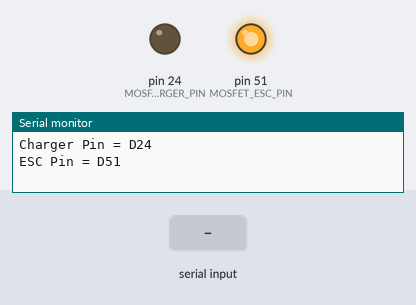
Simulated run of this sketch. Board: Arduino Mega 2560, built with avr-gcc and run on an emulated ATmega2560. On the bench: output pins drawn as LEDs (lit = HIGH), the last lines printed to the serial monitor. The inputs (shaded band) are chosen by the test bench.

Above: at 1.2 s.
1.3 s: "on\n" received over Serial
At 2.2 s:
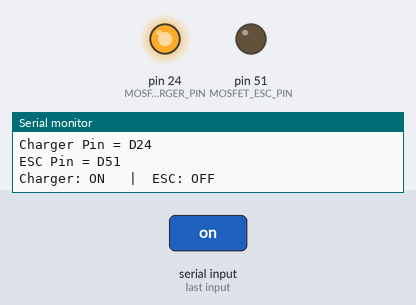
2.8 s: "off\n" received over Serial
At 3.3 s:
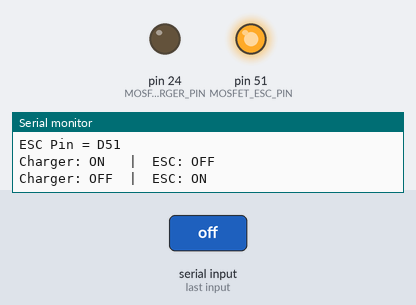
Timing chart, 0 to 5.8 s (numbered marks = the images above; inputs shaded):
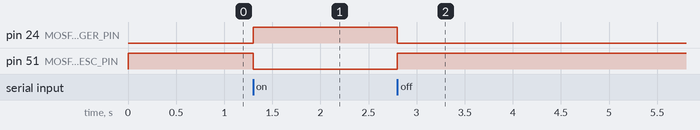

Measured:
- after the input at 1.3 s, pin 24 (MOSFET_CHARGER_PIN): LOW → HIGH at once; pin 51 (MOSFET_ESC_PIN): HIGH → LOW at once
- after the input at 2.8 s, pin 24 (MOSFET_CHARGER_PIN): HIGH → LOW at once; pin 51 (MOSFET_ESC_PIN): LOW → HIGH at once

The sketch:

sitl_two_pins.ino
```cpp
/*
  Dual MOSFET Control Test (Arduino GIGA R1 WiFi)
  ------------------------------------------------
  D6 -> Charger MOSFET (Active HIGH)
  D7 -> ESC Power MOSFET (Active HIGH)

  Rules:
   - ESC stays ON normally.
   - When charger MOSFET (D6) turns ON, ESC MOSFET (D7) turns OFF automatically.
   - Type "on" or "off" in Serial Monitor to toggle charger.
*/

const uint8_t MOSFET_CHARGER_PIN = 24;    // D6 controls charger
const uint8_t MOSFET_ESC_PIN     = 51;    // D7 controls ESC power
const bool MOSFET_ACTIVE_HIGH    = true; // HIGH = ON

String input = "";

void setup() {
  Serial.begin(115200);
  pinMode(MOSFET_CHARGER_PIN, OUTPUT);
  pinMode(MOSFET_ESC_PIN, OUTPUT);

  // Initialize safe states
  digitalWrite(MOSFET_CHARGER_PIN, MOSFET_ACTIVE_HIGH ? LOW : HIGH); // Charger OFF
  digitalWrite(MOSFET_ESC_PIN,     MOSFET_ACTIVE_HIGH ? HIGH : LOW); // ESC ON (for flight)

  Serial.println(F("=== Dual MOSFET Control Test ==="));
  Serial.println(F("Commands: 'on' -> charger ON (ESC OFF), 'off' -> charger OFF (ESC ON)"));
  Serial.print(F("Charger Pin = D"));
  Serial.println(MOSFET_CHARGER_PIN);
  Serial.print(F("ESC Pin = D"));
  Serial.println(MOSFET_ESC_PIN);
}

void loop() {
  if (Serial.available()) {
    char c = Serial.read();
    if (c == '\n' || c == '\r') {
      if (input.length() > 0) {
        handleCommand(input);
        input = "";
      }
    } else {
      input += c;
    }
  }
}

void handleCommand(String cmd) {
  cmd.trim();
  cmd.toLowerCase();

  if (cmd == "on") {
    // Turn ON charger
    digitalWrite(MOSFET_CHARGER_PIN, MOSFET_ACTIVE_HIGH ? HIGH : LOW);
    // Turn OFF ESC
    digitalWrite(MOSFET_ESC_PIN, MOSFET_ACTIVE_HIGH ? LOW : HIGH);

    Serial.println(F("Charger: ON   |  ESC: OFF"));
  }
  else if (cmd == "off") {
    // Turn OFF charger
    digitalWrite(MOSFET_CHARGER_PIN, MOSFET_ACTIVE_HIGH ? LOW : HIGH);
    // Turn ON ESC
    digitalWrite(MOSFET_ESC_PIN, MOSFET_ACTIVE_HIGH ? HIGH : LOW);

    Serial.println(F("Charger: OFF  |  ESC: ON"));
  }
  else {
    Serial.println(F("Unknown command. Type 'on' or 'off'."));
  }
}
```
